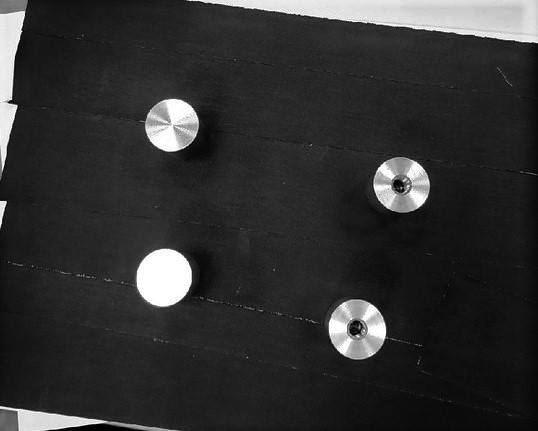
#> input picture e2.jpg, 538 x 431 px
$ python -i circlerecognizer.py   (imports and definitions only)
#> lines starting #> are read from the running program, lines starting #| are printed output that depends on the picture; after the words box and inside, x2 and y2 are one past the last pixel; in counts of white or black regions, pixels touching at a corner belong together
#> further down, picture is the input picture: shape (431, 538, 3); min 0, max 255, mean 48.5
import numpy as np
import collections
import cv2
import time


class Circlerecognizer():
	def __init__(self):
		self.circles_rating = collections.defaultdict(int)

	def viewImage(self, image, window : str):
		cv2.namedWindow(window, cv2.WINDOW_NORMAL)
		cv2.imshow(window, image)
		cv2.waitKey(0)
		cv2.destroyAllWindows()

	def circle_recognise(self, image):
		output = image.copy()
		circles = self.get_circles(image)
#> in get_circles, `circles = cv2.HoughCircles(image=gray, method=cv2.HOUGH_GRADIENT, dp=2..`: circles = [[171, 125, 26], [401, 185, 28.4], [163, 277, 29], [357, 331, 28.6]]
		if (circles is not None) :
			circles = np.round(circles[0, :]).astype("int")
#> circles = [[171, 125, 26], [401, 185, 28], [163, 277, 29], [357, 331, 29]]
			for (x, y, r) in circles:
				x, y, r = x.item(), y.item(), r.item()
				cv2.circle(output, (x, y), r, (0, 255, 0), 4)
				print(f'Circle has been detected! x = {x}p, y = {y}p, r = {r}p')
				cir = f'{x}, {y}, {r}'
				self.circles_rating[cir] += 1
#> this loop made 4 passes
#| Circle has been detected! x = 171p, y = 125p, r = 26p
#| Circle has been detected! x = 401p, y = 185p, r = 28p
#| Circle has been detected! x = 163p, y = 277p, r = 29p
#| Circle has been detected! x = 357p, y = 331p, r = 29p
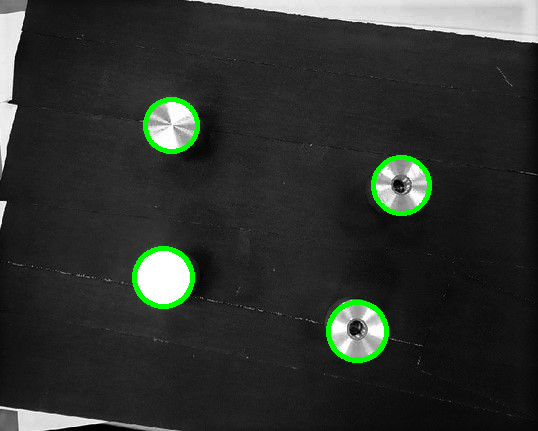
#> output: shape (431, 538, 3); 1.53% of pixels changed, all inside (x1, y1, x2, y2) = (132, 97, 432, 363)
#> after the loop, self.circles_rating = {'171, 125, 26': 1, '401, 185, 28': 1, '163, 277, 29': 1, '357, 331, 29': 1}
		else:
			print('Circles haven\'t been found')
		return dict(self.circles_rating), output

	def get_circles(self, image):
		gray = cv2.cvtColor(image, cv2.COLOR_BGR2GRAY)
		gray = cv2.GaussianBlur(gray, (5, 5), 0)
		circles = cv2.HoughCircles(image=gray, method=cv2.HOUGH_GRADIENT, dp=2, minDist=22, minRadius=25, maxRadius=32)
		return circles

	def showOneCircle(self, x, y, r=29):
		img = cv2.imread('e2.jpg')
		img = img.copy()
		cv2.circle(img, (int(x), int(y)), r, (0, 0, 255), 4)
		cv2.imshow('frame2', img)
		cv2.waitKey(1)
		time.sleep(1)

>>> import cv2
>>> picture = cv2.imread('e2.jpg')
>>> result = Circlerecognizer().circle_recognise(picture)

$ run again, on e1.png
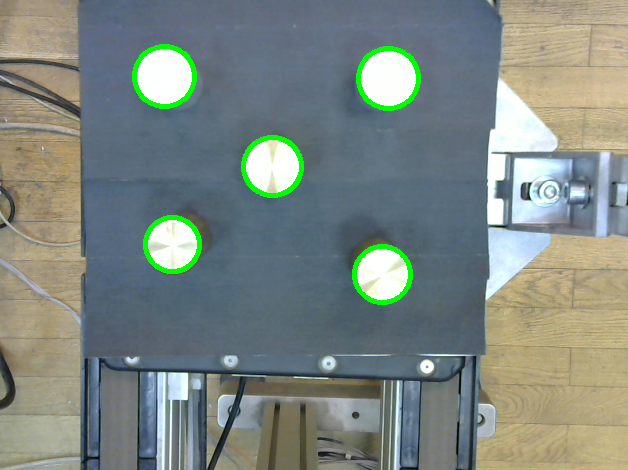
#> input picture e1.png, 628 x 470 px
#> picture is the input picture: shape (470, 628, 3); mean B, G, R 129.8, 135.9, 125.7
#> in get_circles, `gray = cv2.cvtColor(image, cv2.COLOR_BGR2GRAY)`:
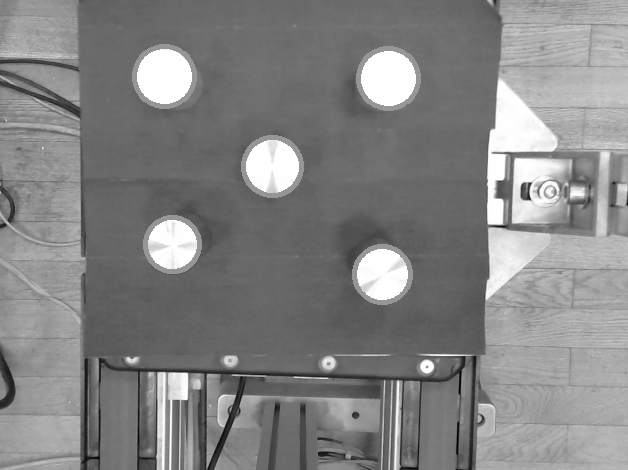
#> gray: shape (470, 628); min 1, max 255, mean 132.1
#> in get_circles, `circles = cv2.HoughCircles(image=gray, method=cv2.HOUGH_GRADIENT, dp=2..`: circles = [[273, 167, 30.8], [383, 275, 30.8], [171, 245, 28.4]]
#> in circle_recognise, `circles = np.round(circles[0, :]).astype("int")`: circles = [[273, 167, 31], [383, 275, 31], [171, 245, 28]]
#> the loop in circle_recognise, `for (x, y, r) in circles:` made 3 passes
#> (printed output is left out)
#> after the loop in circle_recognise, `for (x, y, r) in circles:`:
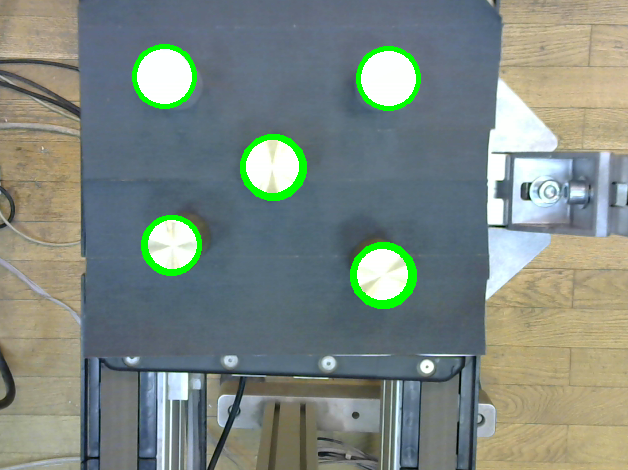
#> output: shape (470, 628, 3); 0.41% of pixels changed, all inside (x1, y1, x2, y2) = (141, 134, 417, 309)
#> after the loop in circle_recognise, `for (x, y, r) in circles:`: self.circles_rating = {'273, 167, 31': 1, '383, 275, 31': 1, '171, 245, 28': 1}
